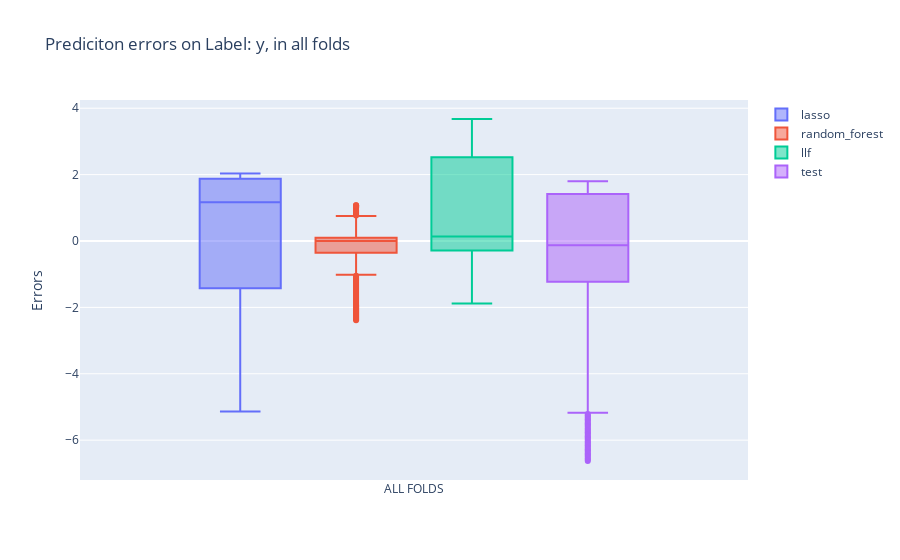
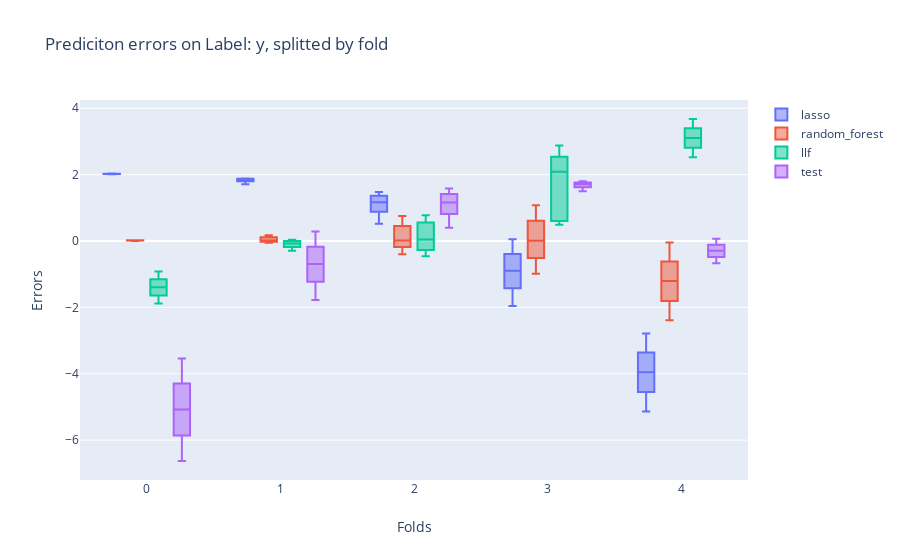
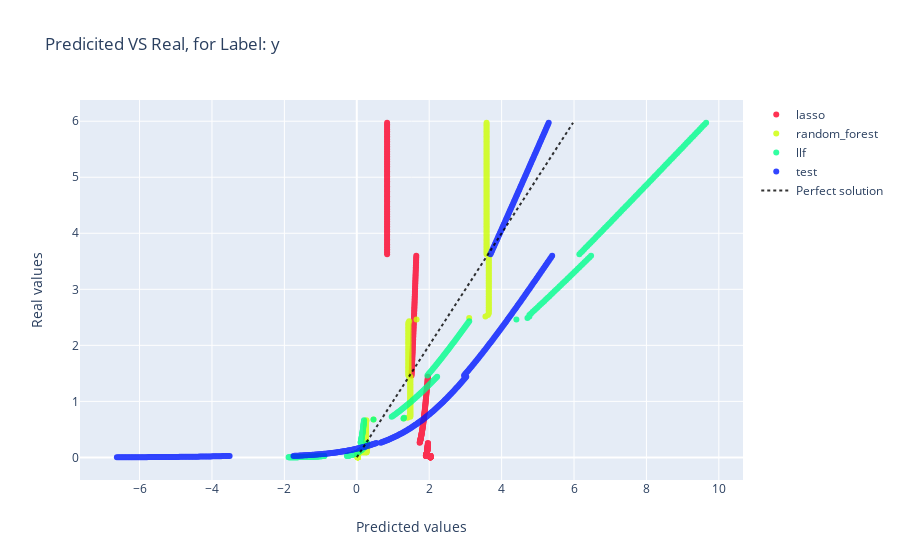

The code cell stored with these charts, in order, in its notebook:
### Code cell
cv.build_plot().plot()

### Figure 1 — Plotly figure (JSON) as saved in the notebook; plotly's stock layout.template omitted (floating-point values rounded to 4 significant figures; data arrays with more than 128 entries replaced by an {"elided": "..."} marker saying what was removed)
{"data": [{"boxmean": false, "boxpoints": "outliers", "name": "lasso", "orientation": "v", "type": "box", "x": {"elided": "400 str values"}, "y": {"elided": "400 float values"}}, {"boxmean": false, "boxpoints": "outliers", "name": "random_forest", "orientation": "v", "type": "box", "x": {"elided": "400 str values"}, "y": {"elided": "400 float values"}}, {"boxmean": false, "boxpoints": "outliers", "name": "llf", "orientation": "v", "type": "box", "x": {"elided": "400 str values"}, "y": {"elided": "400 float values"}}, {"boxmean": false, "boxpoints": "outliers", "name": "test", "orientation": "v", "type": "box", "x": {"elided": "400 str values"}, "y": {"elided": "400 float values"}}], "layout": {"boxmode": "group", "showlegend": true, "title": {"text": "Prediciton errors on Label: y, in all folds"}, "xaxis": {"title": {"text": ""}}, "yaxis": {"title": {"text": "Errors"}}}}

### Figure 2 — Plotly figure (JSON) as saved in the notebook; plotly's stock layout.template omitted (floating-point values rounded to 4 significant figures; data arrays with more than 128 entries replaced by an {"elided": "..."} marker saying what was removed)
{"data": [{"boxmean": false, "boxpoints": "outliers", "name": "lasso", "orientation": "v", "type": "box", "x": {"elided": "400 int values"}, "y": {"elided": "400 float values"}}, {"boxmean": false, "boxpoints": "outliers", "name": "random_forest", "orientation": "v", "type": "box", "x": {"elided": "400 int values"}, "y": {"elided": "400 float values"}}, {"boxmean": false, "boxpoints": "outliers", "name": "llf", "orientation": "v", "type": "box", "x": {"elided": "400 int values"}, "y": {"elided": "400 float values"}}, {"boxmean": false, "boxpoints": "outliers", "name": "test", "orientation": "v", "type": "box", "x": {"elided": "400 int values"}, "y": {"elided": "400 float values"}}], "layout": {"boxmode": "group", "showlegend": true, "title": {"text": "Prediciton errors on Label: y, splitted by fold"}, "xaxis": {"title": {"text": "Folds"}}, "yaxis": {"title": {"text": "Errors"}}}}

### Figure 3 — Plotly figure (JSON) as saved in the notebook; plotly's stock layout.template omitted (floating-point values rounded to 4 significant figures; data arrays with more than 128 entries replaced by an {"elided": "..."} marker saying what was removed)
{"data": [{"line": {"dash": "solid", "shape": "linear", "width": 2}, "marker": {"color": "#ff0029"}, "mode": "markers", "name": "lasso", "opacity": 0.8, "showlegend": true, "type": "scatter", "x": {"elided": "400 float values"}, "y": {"elided": "400 float values"}}, {"line": {"dash": "solid", "shape": "linear", "width": 2}, "marker": {"color": "#cdff00"}, "mode": "markers", "name": "random_forest", "opacity": 0.8, "showlegend": true, "type": "scatter", "x": {"elided": "400 float values"}, "y": {"elided": "400 float values"}}, {"line": {"dash": "solid", "shape": "linear", "width": 2}, "marker": {"color": "#00ff8c"}, "mode": "markers", "name": "llf", "opacity": 0.8, "showlegend": true, "type": "scatter", "x": {"elided": "400 float values"}, "y": {"elided": "400 float values"}}, {"line": {"dash": "solid", "shape": "linear", "width": 2}, "marker": {"color": "#0018ff"}, "mode": "markers", "name": "test", "opacity": 0.8, "showlegend": true, "type": "scatter", "x": {"elided": "400 float values"}, "y": {"elided": "400 float values"}}, {"line": {"dash": "dot"}, "marker": {"color": "black"}, "mode": "lines", "name": "Perfect solution", "opacity": 0.8, "showlegend": true, "type": "scatter", "x": {"elided": "400 float values"}, "y": {"elided": "400 float values"}}], "layout": {"showlegend": true, "title": {"text": "Predicited VS Real, for Label: y"}, "xaxis": {"title": {"text": "Predicted values"}}, "yaxis": {"title": {"text": "Real values"}}}}
